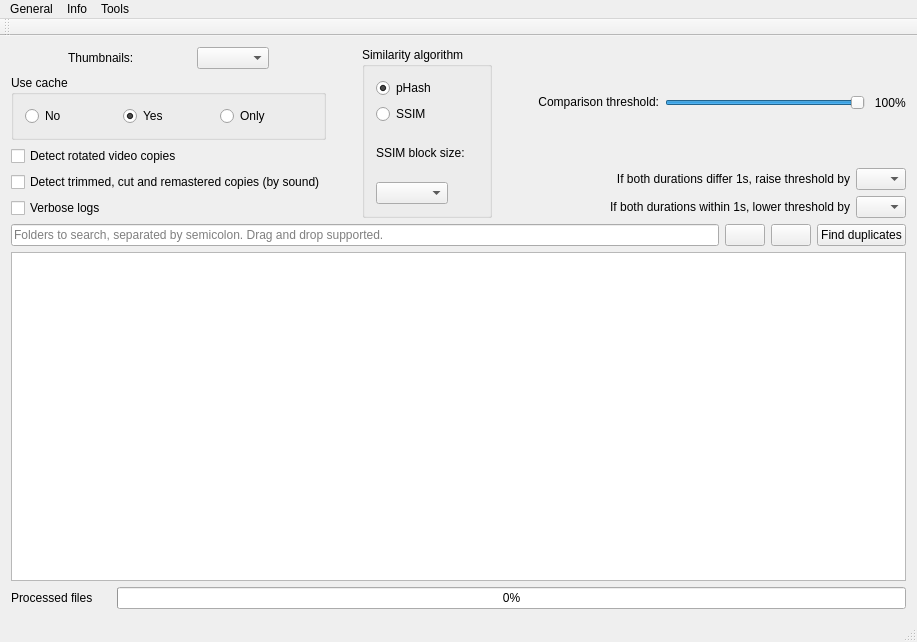
<?xml version="1.0" encoding="UTF-8"?>
<ui version="4.0">
 <class>MainWindow</class>
 <widget class="QMainWindow" name="MainWindow">
  <property name="geometry">
   <rect>
    <x>0</x>
    <y>0</y>
    <width>859</width>
    <height>642</height>
   </rect>
  </property>
  <property name="sizePolicy">
   <sizepolicy hsizetype="Preferred" vsizetype="Fixed">
    <horstretch>0</horstretch>
    <verstretch>0</verstretch>
   </sizepolicy>
  </property>
  <property name="acceptDrops">
   <bool>true</bool>
  </property>
  <property name="windowTitle">
   <string>Video simili duplicate cleaner</string>
  </property>
  <widget class="QWidget" name="centralWidget">
   <property name="sizePolicy">
    <sizepolicy hsizetype="Fixed" vsizetype="Preferred">
     <horstretch>0</horstretch>
     <verstretch>0</verstretch>
    </sizepolicy>
   </property>
   <layout class="QVBoxLayout" name="verticalLayout">
    <item>
     <layout class="QHBoxLayout" name="horizontalLayout_4">
      <property name="topMargin">
       <number>0</number>
      </property>
      <property name="rightMargin">
       <number>0</number>
      </property>
      <item>
       <layout class="QVBoxLayout" name="verticalLayout_2">
        <property name="topMargin">
         <number>0</number>
        </property>
        <property name="rightMargin">
         <number>0</number>
        </property>
        <item>
         <layout class="QHBoxLayout" name="horizontalLayout_2">
          <item>
           <widget class="QLabel" name="label_2">
            <property name="sizePolicy">
             <sizepolicy hsizetype="Maximum" vsizetype="Maximum">
              <horstretch>0</horstretch>
              <verstretch>0</verstretch>
             </sizepolicy>
            </property>
            <property name="text">
             <string>Thumbnails:</string>
            </property>
           </widget>
          </item>
          <item>
           <widget class="QComboBox" name="selectThumbnails">
            <property name="sizePolicy">
             <sizepolicy hsizetype="Maximum" vsizetype="Fixed">
              <horstretch>0</horstretch>
              <verstretch>0</verstretch>
             </sizepolicy>
            </property>
            <property name="toolTip">
             <string>&lt;nobr&gt;CutEnds finds videos where beginning or end is cut off&lt;/nobr&gt;&lt;br&gt;&lt;nobr&gt;2x2 is usually enough to find identical videos, but&lt;/nobr&gt;
&lt;br&gt;&lt;nobr&gt;every mode will have slightly different results. More = slower&lt;/nobr&gt;</string>
            </property>
           </widget>
          </item>
         </layout>
        </item>
        <item>
         <widget class="QGroupBox" name="groupBox_UseCache">
          <property name="title">
           <string>Use cache</string>
          </property>
          <layout class="QHBoxLayout" name="horizontalLayout_6">
           <item>
            <widget class="QRadioButton" name="radio_UseCacheNo">
             <property name="toolTip">
              <string>Videos will not be stored or loaded from cache</string>
             </property>
             <property name="text">
              <string>No</string>
             </property>
            </widget>
           </item>
           <item>
            <widget class="QRadioButton" name="radio_UseCacheYes">
             <property name="toolTip">
              <string>New videos will be cached and already cached ones will be used</string>
             </property>
             <property name="text">
              <string>Yes</string>
             </property>
             <property name="checked">
              <bool>true</bool>
             </property>
            </widget>
           </item>
           <item>
            <widget class="QRadioButton" name="radio_UseCacheOnly">
             <property name="toolTip">
              <string>Only videos already cached will be compared</string>
             </property>
             <property name="text">
              <string>Only</string>
             </property>
            </widget>
           </item>
          </layout>
         </widget>
        </item>
        <item>
         <widget class="QCheckBox" name="detectRotatedCopiesCheckbox">
          <property name="toolTip">
           <string>Also compare 90°, 180°, and 270° fingerprints. This can add fingerprinting and comparison work.</string>
          </property>
          <property name="text">
           <string>Detect rotated video copies</string>
          </property>
         </widget>
        </item>
        <item>
         <widget class="QCheckBox" name="detectTrimmedCopiesCheckbox">
          <property name="toolTip">
           <string>Also find copies that were trimmed, cut, given another intro or remastered, by lining up their soundtracks and then checking the pictures at the matching times. The first scan reads each whole file once, which is slow for large videos; later scans use the cache. Automatic deletion skips these pairs.</string>
          </property>
          <property name="text">
           <string>Detect trimmed, cut and remastered copies (by sound)</string>
          </property>
         </widget>
        </item>
        <item>
         <widget class="QCheckBox" name="verboseCheckbox">
          <property name="toolTip">
           <string>&lt;html&gt;&lt;head/&gt;&lt;body&gt;&lt;p&gt;List all processed video names.  &lt;/p&gt;&lt;p&gt;Errors will be listed in any case.&lt;/p&gt;&lt;p&gt;All logs will be kept in log files.&lt;/p&gt;&lt;/body&gt;&lt;/html&gt;</string>
          </property>
          <property name="toolTipDuration">
           <number>-1</number>
          </property>
          <property name="locale">
           <locale language="English" country="UnitedStates"/>
          </property>
          <property name="text">
           <string>Verbose logs</string>
          </property>
         </widget>
        </item>
       </layout>
      </item>
      <item>
       <spacer name="horizontalSpacer">
        <property name="orientation">
         <enum>Qt::Horizontal</enum>
        </property>
        <property name="sizeType">
         <enum>QSizePolicy::Preferred</enum>
        </property>
        <property name="sizeHint" stdset="0">
         <size>
          <width>30</width>
          <height>20</height>
         </size>
        </property>
       </spacer>
      </item>
      <item>
       <widget class="QGroupBox" name="groupBox">
        <property name="title">
         <string>Similarity algorithm</string>
        </property>
        <layout class="QVBoxLayout" name="verticalLayout_6">
         <item>
          <widget class="QRadioButton" name="selectPhash">
           <property name="sizePolicy">
            <sizepolicy hsizetype="Maximum" vsizetype="Fixed">
             <horstretch>0</horstretch>
             <verstretch>0</verstretch>
            </sizepolicy>
           </property>
           <property name="toolTip">
            <string>Perceptual hashing algorithm</string>
           </property>
           <property name="text">
            <string>pHash</string>
           </property>
           <property name="checked">
            <bool>true</bool>
           </property>
          </widget>
         </item>
         <item>
          <widget class="QRadioButton" name="selectSSIM">
           <property name="sizePolicy">
            <sizepolicy hsizetype="Maximum" vsizetype="Fixed">
             <horstretch>0</horstretch>
             <verstretch>0</verstretch>
            </sizepolicy>
           </property>
           <property name="toolTip">
            <string>Structural similarity algorithm. Slighly more accurate, much slower</string>
           </property>
           <property name="text">
            <string>SSIM</string>
           </property>
          </widget>
         </item>
         <item>
          <widget class="QLabel" name="label_3">
           <property name="toolTip">
            <string/>
           </property>
           <property name="text">
            <string>SSIM block size:</string>
           </property>
          </widget>
         </item>
         <item>
          <widget class="QComboBox" name="blocksizeCombo">
           <property name="sizePolicy">
            <sizepolicy hsizetype="Maximum" vsizetype="Fixed">
             <horstretch>0</horstretch>
             <verstretch>0</verstretch>
            </sizepolicy>
           </property>
           <property name="toolTip">
            <string>Smaller block size is more accurate, but slower</string>
           </property>
          </widget>
         </item>
        </layout>
       </widget>
      </item>
      <item>
       <spacer name="horizontalSpacer_2">
        <property name="orientation">
         <enum>Qt::Horizontal</enum>
        </property>
        <property name="sizeHint" stdset="0">
         <size>
          <width>40</width>
          <height>20</height>
         </size>
        </property>
       </spacer>
      </item>
      <item>
       <layout class="QVBoxLayout" name="verticalLayout_3">
        <property name="spacing">
         <number>0</number>
        </property>
        <property name="topMargin">
         <number>0</number>
        </property>
        <property name="bottomMargin">
         <number>0</number>
        </property>
        <item>
         <layout class="QHBoxLayout" name="horizontalLayout_5">
          <property name="spacing">
           <number>0</number>
          </property>
          <property name="bottomMargin">
           <number>10</number>
          </property>
          <item>
           <widget class="QLabel" name="label">
            <property name="sizePolicy">
             <sizepolicy hsizetype="Maximum" vsizetype="Maximum">
              <horstretch>0</horstretch>
              <verstretch>0</verstretch>
             </sizepolicy>
            </property>
            <property name="text">
             <string>Comparison threshold:</string>
            </property>
            <property name="alignment">
             <set>Qt::AlignRight|Qt::AlignTrailing|Qt::AlignVCenter</set>
            </property>
           </widget>
          </item>
          <item>
           <spacer name="thresholdLabelSpacer">
            <property name="orientation">
             <enum>Qt::Horizontal</enum>
            </property>
            <property name="sizeType">
             <enum>QSizePolicy::Fixed</enum>
            </property>
            <property name="sizeHint" stdset="0">
             <size>
              <width>6</width>
              <height>20</height>
             </size>
            </property>
           </spacer>
          </item>
          <item>
           <widget class="QSlider" name="thresholdSlider">
            <property name="sizePolicy">
             <sizepolicy hsizetype="Maximum" vsizetype="Fixed">
              <horstretch>0</horstretch>
              <verstretch>0</verstretch>
             </sizepolicy>
            </property>
            <property name="minimumSize">
             <size>
              <width>200</width>
              <height>1</height>
             </size>
            </property>
            <property name="minimum">
             <number>1</number>
            </property>
            <property name="maximum">
             <number>100</number>
            </property>
            <property name="pageStep">
             <number>8</number>
            </property>
            <property name="value">
             <number>100</number>
            </property>
            <property name="orientation">
             <enum>Qt::Horizontal</enum>
            </property>
           </widget>
          </item>
          <item>
           <widget class="QLabel" name="threshPercent">
            <property name="minimumSize">
             <size>
              <width>30</width>
              <height>0</height>
             </size>
            </property>
            <property name="text">
             <string>100</string>
            </property>
            <property name="alignment">
             <set>Qt::AlignRight|Qt::AlignTrailing|Qt::AlignVCenter</set>
            </property>
           </widget>
          </item>
          <item>
           <widget class="QLabel" name="label_4">
            <property name="text">
             <string>%</string>
            </property>
           </widget>
          </item>
         </layout>
        </item>
        <item>
         <layout class="QGridLayout" name="gridLayout">
          <property name="verticalSpacing">
           <number>6</number>
          </property>
          <item row="1" column="0">
           <widget class="QLabel" name="sameDurationModifierLabel">
            <property name="text">
             <string>If both durations within 1s, lower threshold by</string>
            </property>
            <property name="alignment">
             <set>Qt::AlignRight|Qt::AlignTrailing|Qt::AlignVCenter</set>
            </property>
           </widget>
          </item>
          <item row="1" column="1">
           <widget class="QComboBox" name="sameDurationCombo">
            <property name="sizePolicy">
             <sizepolicy hsizetype="Preferred" vsizetype="Fixed">
              <horstretch>0</horstretch>
              <verstretch>0</verstretch>
             </sizepolicy>
            </property>
            <property name="minimumSize">
             <size>
              <width>0</width>
              <height>0</height>
             </size>
            </property>
            <property name="maximumSize">
             <size>
              <width>50</width>
              <height>16777215</height>
             </size>
            </property>
            <property name="toolTip">
             <string>&lt;nobr&gt;How important it is that same length videos should match&lt;/nobr&gt;&lt;br&gt;&lt;nobr&gt;Avoid false positives by increasing comparison threshold&lt;/nobr&gt;&lt;br&gt;&lt;nobr&gt;at the same time you increase this value&lt;/nobr&gt;</string>
            </property>
            <property name="layoutDirection">
             <enum>Qt::LeftToRight</enum>
            </property>
           </widget>
          </item>
          <item row="0" column="1">
           <widget class="QComboBox" name="differentDurationCombo">
            <property name="maximumSize">
             <size>
              <width>50</width>
              <height>16777215</height>
             </size>
            </property>
            <property name="toolTip">
             <string>&lt;nobr&gt;How important it is that different length videos should not match&lt;/nobr&gt;</string>
            </property>
           </widget>
          </item>
          <item row="0" column="0">
           <widget class="QLabel" name="differentDurationModifierLabel">
            <property name="layoutDirection">
             <enum>Qt::LeftToRight</enum>
            </property>
            <property name="text">
             <string>If both durations differ 1s, raise threshold by</string>
            </property>
            <property name="alignment">
             <set>Qt::AlignRight|Qt::AlignTrailing|Qt::AlignVCenter</set>
            </property>
           </widget>
          </item>
         </layout>
        </item>
       </layout>
      </item>
     </layout>
    </item>
    <item>
     <layout class="QHBoxLayout" name="horizontalLayout">
      <item>
       <widget class="QLineEdit" name="directoryBox">
        <property name="placeholderText">
         <string>Folders to search, separated by semicolon. Drag and drop supported.</string>
        </property>
        <property name="clearButtonEnabled">
         <bool>true</bool>
        </property>
       </widget>
      </item>
      <item>
       <widget class="QPushButton" name="browseFolders">
        <property name="sizePolicy">
         <sizepolicy hsizetype="Fixed" vsizetype="Fixed">
          <horstretch>0</horstretch>
          <verstretch>0</verstretch>
         </sizepolicy>
        </property>
        <property name="maximumSize">
         <size>
          <width>40</width>
          <height>16777215</height>
         </size>
        </property>
        <property name="text">
         <string/>
        </property>
       </widget>
      </item>
      <item>
       <widget class="QPushButton" name="browseApplePhotos">
        <property name="enabled">
         <bool>true</bool>
        </property>
        <property name="sizePolicy">
         <sizepolicy hsizetype="Fixed" vsizetype="Fixed">
          <horstretch>0</horstretch>
          <verstretch>0</verstretch>
         </sizepolicy>
        </property>
        <property name="maximumSize">
         <size>
          <width>40</width>
          <height>16777215</height>
         </size>
        </property>
        <property name="toolTip">
         <string>Select Apple Photos Library</string>
        </property>
        <property name="text">
         <string/>
        </property>
        <property name="icon">
         <iconset resource="files.qrc">
          <normaloff>:/static-ressources/apple-photos-icon.png</normaloff>:/static-ressources/apple-photos-icon.png</iconset>
        </property>
       </widget>
      </item>
      <item>
       <widget class="QPushButton" name="findDuplicates">
        <property name="text">
         <string>Find duplicates</string>
        </property>
       </widget>
      </item>
     </layout>
    </item>
    <item>
     <widget class="QTextEdit" name="statusBox">
      <property name="sizePolicy">
       <sizepolicy hsizetype="Expanding" vsizetype="Expanding">
        <horstretch>0</horstretch>
        <verstretch>0</verstretch>
       </sizepolicy>
      </property>
      <property name="minimumSize">
       <size>
        <width>0</width>
        <height>281</height>
       </size>
      </property>
      <property name="toolTip">
       <string>Print all found video names</string>
      </property>
      <property name="readOnly">
       <bool>true</bool>
      </property>
     </widget>
    </item>
    <item>
     <layout class="QHBoxLayout" name="horizontalLayout_3">
      <property name="topMargin">
       <number>0</number>
      </property>
      <item>
       <widget class="QLabel" name="processedFiles">
        <property name="sizePolicy">
         <sizepolicy hsizetype="Minimum" vsizetype="Preferred">
          <horstretch>0</horstretch>
          <verstretch>0</verstretch>
         </sizepolicy>
        </property>
        <property name="minimumSize">
         <size>
          <width>100</width>
          <height>0</height>
         </size>
        </property>
        <property name="text">
         <string>Processed files</string>
        </property>
       </widget>
      </item>
      <item>
       <widget class="QProgressBar" name="progressBar">
        <property name="value">
         <number>0</number>
        </property>
       </widget>
      </item>
     </layout>
    </item>
   </layout>
  </widget>
  <widget class="QMenuBar" name="menuBar">
   <property name="geometry">
    <rect>
     <x>0</x>
     <y>0</y>
     <width>859</width>
     <height>37</height>
    </rect>
   </property>
   <widget class="QMenu" name="menuGeneral">
    <property name="title">
     <string>General</string>
    </property>
    <addaction name="actionAbout"/>
   </widget>
   <widget class="QMenu" name="menuTools">
    <property name="title">
     <string>Tools</string>
    </property>
    <addaction name="actionEmpty_cache"/>
    <addaction name="actionSet_custom_cache_location"/>
    <addaction name="actionRestore_default_cache_location"/>
    <addaction name="separator"/>
    <addaction name="actionChange_trash_folder"/>
    <addaction name="actionEnable_direct_deletion_instead_of_trash"/>
    <addaction name="actionRestoreMoveToTrash"/>
    <addaction name="separator"/>
    <addaction name="actionSelect_folder_to_move_error_videos"/>
    <addaction name="actionRestore_simple_skip_of_error_videos"/>
    <addaction name="separator"/>
    <addaction name="actionOpen_logs_folder"/>
    <addaction name="actionDelete_log_files"/>
    <addaction name="separator"/>
    <addaction name="actionRestore_all_settings"/>
   </widget>
   <widget class="QMenu" name="menuInfo">
    <property name="title">
     <string>Info</string>
    </property>
    <addaction name="actionCredits"/>
    <addaction name="actionContact"/>
   </widget>
   <addaction name="menuGeneral"/>
   <addaction name="menuInfo"/>
   <addaction name="menuTools"/>
  </widget>
  <widget class="QToolBar" name="mainToolBar">
   <attribute name="toolBarArea">
    <enum>TopToolBarArea</enum>
   </attribute>
   <attribute name="toolBarBreak">
    <bool>false</bool>
   </attribute>
  </widget>
  <widget class="QStatusBar" name="statusBar"/>
  <action name="actionAbout">
   <property name="text">
    <string>About</string>
   </property>
  </action>
  <action name="actionEmpty_cache">
   <property name="enabled">
    <bool>true</bool>
   </property>
   <property name="text">
    <string>Empty cache</string>
   </property>
  </action>
  <action name="actionCredits">
   <property name="text">
    <string>Credits</string>
   </property>
  </action>
  <action name="actionContact">
   <property name="text">
    <string>Contact</string>
   </property>
  </action>
  <action name="actionChange_trash_folder">
   <property name="text">
    <string>Select folder instead of trash</string>
   </property>
  </action>
  <action name="actionRestoreMoveToTrash">
   <property name="enabled">
    <bool>false</bool>
   </property>
   <property name="text">
    <string>Restore move to trash behavior</string>
   </property>
  </action>
  <action name="actionSet_custom_cache_location">
   <property name="text">
    <string>Set custom cache location</string>
   </property>
  </action>
  <action name="actionRestore_default_cache_location">
   <property name="enabled">
    <bool>true</bool>
   </property>
   <property name="text">
    <string>Restore default cache location</string>
   </property>
  </action>
  <action name="actionEnable_direct_deletion_instead_of_trash">
   <property name="enabled">
    <bool>true</bool>
   </property>
   <property name="text">
    <string>Enable direct deletion instead of trash</string>
   </property>
  </action>
  <action name="actionRestore_all_settings">
   <property name="text">
    <string>Restore all settings</string>
   </property>
  </action>
  <action name="actionOpen_logs_folder">
   <property name="text">
    <string>Open logs folder</string>
   </property>
  </action>
  <action name="actionDelete_log_files">
   <property name="text">
    <string>Delete log files</string>
   </property>
  </action>
  <action name="actionSelect_folder_to_move_error_videos">
   <property name="text">
    <string>Select folder to move error videos</string>
   </property>
  </action>
  <action name="actionRestore_simple_skip_of_error_videos">
   <property name="enabled">
    <bool>false</bool>
   </property>
   <property name="text">
    <string>Restore simple skip of error videos</string>
   </property>
  </action>
 </widget>
 <layoutdefault spacing="6" margin="11"/>
 <resources>
  <include location="files.qrc"/>
 </resources>
 <connections/>
</ui>
